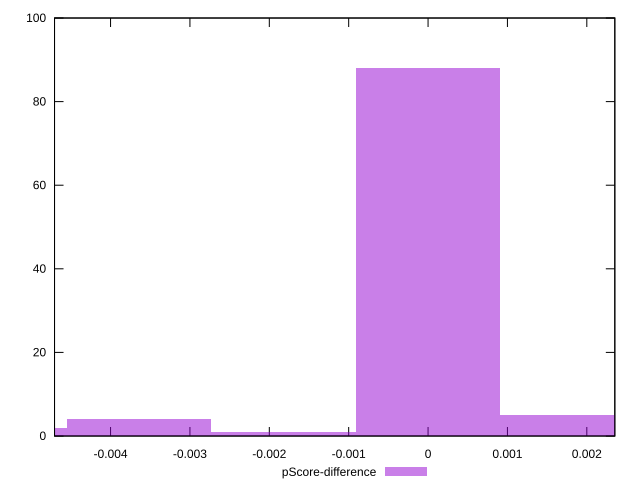

Generate this figure with gnuplot:
reset

$pScoreDifference <<EOF
0 88
-0.0018195940431127012 1
-0.005458782129338103 2
0.0018195940431127012 5
-0.0036391880862254025 4
EOF

set key outside below
set boxwidth 0.0018195940431127012
set xrange [-0.004705882352941171:0.002352941176470613]
set yrange [0:100]
set trange [0:100]
set style fill transparent solid 0.5 noborder
set terminal svg size 640, 490 enhanced background rgb 'white'
set output "reports/report_00028_2021-02-24T12-49-42.674Z/uses-text-compression/samples/music/pScore-difference/histogram.svg"

plot $pScoreDifference title "pScore-difference" with boxes

reset
